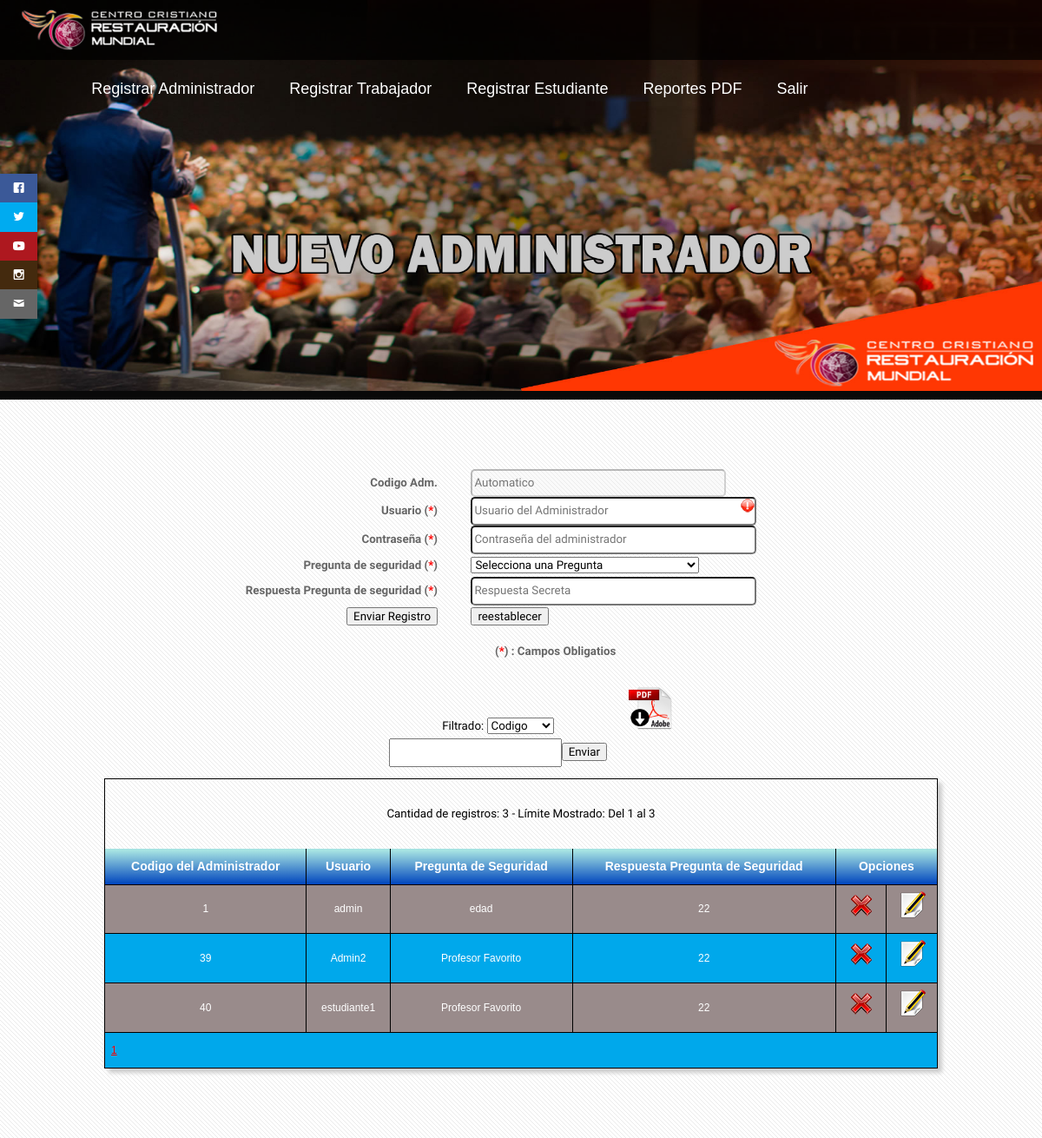
The page /new_admin.php (signed in) on the database its author committed.
### tables this page shows
CREATE TABLE `usuarios` (
  `cod_usu` int(10) NOT NULL,
  `nom_usu` varchar(50) NOT NULL,
  `cont_usu` varchar(50) NOT NULL,
  `niv_usu` int(11) NOT NULL,
  `ps_usu` varchar(100) NOT NULL,
  `rps_usu` varchar(50) NOT NULL
);

### formulario_admin.php (called while the page is built, shortened)
<?php
$where="";
?>

### new_admin.php (the view, shortened to what this page needs)
<?php
include ("formulario_admin.php");
?>
<!doctype html>
<html>
<head>
    <link rel="stylesheet" href="css/fonts.css" />
	</head>
<body>
<div class="social">
    <ul>
      <li><a href="https://www.facebook.com/restauramundial" target="_blank" class="icon-facebook"></a></li>
      <li><a href="http://www.twitter.com/" target="_blank" class="icon-twitter"></a></li>
      <li><a href="http://www.youtube.com/" target="_blank" class="icon-youtube"></a></li>
      <li><a href="http://www.instagram.com/" target="_blank" class="icon-instagram"></a></li>
      <li><a href="mailto:restauracionmundial@gmail.com" class="icon-mail"></a></li>
    </ul>
  </div>
    <header2>
    <div class="logo">
          <img src="images/logo.png" width="230" height="50">
        </div>
  <nav>
    <ul>
      <li><a href="new_admin.php">Registrar Administrador</a></li>
      <li><a href="new_trabajador.php">Registrar Trabajador</a></li>
      <li><a href="new_estudiante.php">Registrar Estudiante</a></li>
      <li><a href="reporte/pdf.php">Reportes PDF</a></li>
      <li><a href="cierre.php">Salir</a></li>
    </ul>
  </nav>
    </header2>
    <div><img src="images/header/new_admin.jpg" width="100%" height="450"></div>
<div id="main">
			<div class="container">
				<div class="row">
						<div id="content" class="12u skel-cell-important">
                            <div class="Formularios" >
<form action="?m=1" method="post" name="form1" id="form1">
 <table width="80%" border="1" align="center" cellpadding="5" cellspacing="5">
   <tr>
    <td align="right"><b>Codigo Adm.<b></td>
    <td>&nbsp;</td>
    <td width="45%"><input disabled style="width:85%; border-radius:5px" pattern="[0-9]+" type="text" name="cod_usu" id="cod_usu" placeholder="Automatico" <?php if(isset($edita)){
echo 'value="'.$datosEditar['cod_usu'].'"'; echo " disabled ";} ?>>
<?php if(isset($edita)) echo '<input name="codM" type="hidden"
value="'.$datosEditar['cod_usu'].'" />'; ?></td>
  </tr>
  <tr>
    <td align="right"><b>Usuario (<a style="color:red">*</a>)</b></td>
    <td>&nbsp;</td>
    <td><input style="width:95%; border-radius:5px" type="text" required pattern="[a-z A-Z 0-9]+"
name="usuario" id="usuario" placeholder="Usuario del Administrador" <?php
if(isset($edita)) echo 'value="'.$datosEditar['nom_usu'].'"'; ?>></td>
  </tr>
  <tr>
    <td align="right"><b>Contraseña (<a style="color:red">*</a>)</b></td>
    <td>&nbsp;</td>
    <td><input style="width:95%; border-radius:5px" type="password" name="clave" id="clave" placeholder="Contraseña del administrador" <?php
if(isset($edita)) echo 'value="'.$datosEditar['cont_usu'].'"'; ?>></td>
  </tr>
  <tr>
    <td align="right"><b>Pregunta de seguridad (<a style="color:red">*</a>)</b></td>
    <td>&nbsp;</td>
                        <td ><select name="ps" id="ps" id="ps" >
                        <option value="null">Selecciona una Pregunta</option>
                        </select><?php if(isset($edita)) echo'<br><b> ('.$datosEditar['ps_usu'].')</b>'; ?></td>
                        </tr>
  <tr>
    <td align="right"><b>Respuesta Pregunta de seguridad (<a style="color:red">*</a>)</b></td>
    <td>&nbsp;</td>
    <td><input style="width:95%; border-radius:5px" type="password"
name="rps" id="rps" placeholder="Respuesta Secreta" <?php
if(isset($edita)) echo 'value="'.$datosEditar['rps_usu'].'"'; ?>></td>
  </tr>
  <tr>
    <td align="right"><?php if(isset($edita)) $nom_boton="Modificar
Registro"; else $nom_boton="Enviar Registro"; ?><input name="button" type="submit" value="<?php echo $nom_boton ?>"></td>
    <td width="5%">&nbsp;</td>
    <td><input name="res" type="reset" value="reestablecer"></td>
  </tr>
</table>
<a style="margin-left:450px;"><b> (<a style="color:red">*</a>) : Campos Obligatios</b></a>
</form>
</div>
<div class="Consultas" align="center">
<table width="37%" border="1" cellspacing="5" cellpadding="5" align="center">
  <tr>
    <td>&nbsp;</td>
    <td>&nbsp;</td>
    <td>&nbsp;</td>
  </tr>
  <tr>
    <td align="center"><form action="?m=1" method="post" name="form2">
Filtrado:
<select name="campos">
<option value="cod_usu" selected="selected">Codigo</option>
</select><input name="valor" type="text"><input name="Consultar" type="submit" value="Enviar"><td align="center"><a href="reporte/pdf.php"><img src="images/PDF_Descargar.png" width="50" height="50" alt="" /></a></td>
</form></td>
    <td>&nbsp;</td>
  </tr>
</table>
  </div>
         <div class="Tablas" >
<div class="CSSTableGenerator" >
<table>
<?php
if (!isset($_REQUEST['pg'])) $n_pag = 1; else $n_pag=$_REQUEST['pg'];
$cantidad=20;
$inicial = ($n_pag-1) * $cantidad;
$sql = "SELECT * FROM usuarios ".$where;
$consulta = mysqli_query($enlace, $sql) or die ("Error");
$cant_registros =mysqli_num_rows($consulta);
$paginado = intval($cant_registros / $cantidad);
$sql = "SELECT * FROM usuarios ".$where." LIMIT $inicial,$cantidad ";
$consulta = mysqli_query($enlace, $sql) or die ("Error");
$cant_registros2 =mysqli_num_rows($consulta);
echo "</br><center>Cantidad de registros: ".$cant_registros." - Límite Mostrado: Del ".($inicial+1)." al ".($inicial + $cant_registros2)."</center><br>";
$sql="SELECT * FROM usuarios ".$where;
$cons=mysqli_query($enlace, $sql);
echo '<table>
<tr>
<td>Codigo del Administrador</td><td>Usuario</td><td>Pregunta de Seguridad</td><td>Respuesta Pregunta de Seguridad</td><td colspan="2">Opciones</td>
</tr>';
while($datos=mysqli_fetch_assoc($cons)){
$primario= $datos['cod_usu'];
echo "<tr>";
echo "<td><center>".$datos['cod_usu']."</center></td>";
echo "<td><center>".$datos['nom_usu']."</center></td>";
echo "<td><center>".$datos['ps_usu']."</center></td>";
echo "<td><center>".$datos['rps_usu']."</center></td>";
echo "<td><center><a class='tooltip' alt='Eliminar Registro' href='?m=1&eliminar=$primario'><img width='32' height='32' src='images/eliminar.png'></a></center></td>";
echo "<td><center><a class='tooltip' alt='Editar Registro ' href='?m=1&editar=$primario'><img width='32' height='32' src='images/editar.png'></a></center></td>";
echo "</tr>";
}
echo "<tr align='center'><td colspan=6>";
for ($a=0;$a<($paginado+1);$a++){
echo '<a href="?pg='.($a+1).'">'.($a+1).'<a/>&nbsp;';
}
echo "</td></tr>";
?>
                 </table>
            </div>
</div>
						</div>
				</div>
			</div>
		</div>
</body>
</html>

### css/style.css (style rules this page uses)
body { background: #090909; }
body,input,textarea,select { font-family: 'Oxygen', sans-serif; font-size: 13pt; line-height: 2em; }
strong, b { font-weight: bold; color: #666666; }
a { color: #FF0000; }
p, ul, ol, dl, table { margin-bottom: 1em; }
.social { position: fixed; left: 0; top: 200px; z-index: 2000; }
.social ul { list-style: none; }
.social ul li a { display: inline-block; color:#fff; background: #000; padding: 10px 15px; text-decoration: none; -webkit-transition:all 500ms ease; -o-transition:all 500ms ease; transition:all 500ms ease; }
.social ul li .icon-facebook { background:#3b5998; }
.social ul li .icon-twitter { background: #00abf0; }
.social ul li .icon-youtube { background: #ae181f; }
.social ul li .icon-instagram { background: #442A0E; }
.social ul li .icon-mail { background: #666666; }
.CSSTableGenerator { margin:0px; padding:0px; width:100%; box-shadow: 5px 5px 5px 0px #CCCCCC; border:1px solid #000000; -moz-border-radius-bottomleft:0px; -webkit-border-bottom-left-radius:0px; border-bottom-left-radius:0px; -moz-border-radius-bottomright:0px; -webkit-border-bottom-right-radius:0px; border-bottom-right-radius:0px; -moz-border-radius-topright:0px; -webkit-border-top-right-radius:0px; border-top-right-radius:0px; -moz-border-radius-topleft:0px; -webkit-border-top-left-radius:0px; border-top-left-radius:0px; }
.CSSTableGenerator table { width:100%; height:100%; margin:0px;padding:0px; }
.CSSTableGenerator tr:last-child td:last-child { -moz-border-radius-bottomright:0px; -webkit-border-bottom-right-radius:0px; border-bottom-right-radius:0px; }
.CSSTableGenerator table tr:first-child td:first-child { -moz-border-radius-topleft:0px; -webkit-border-top-left-radius:0px; border-top-left-radius:0px; }
.CSSTableGenerator table tr:first-child td:last-child { -moz-border-radius-topright:0px; -webkit-border-top-right-radius:0px; border-top-right-radius:0px; }
.CSSTableGenerator tr:last-child td:first-child { -moz-border-radius-bottomleft:0px; -webkit-border-bottom-left-radius:0px; border-bottom-left-radius:0px; }
.CSSTableGenerator tr:nth-child(odd) { background-color:#00A8EB; }
.CSSTableGenerator tr:nth-child(even) { background-color:#998B8B; }
.CSSTableGenerator td { vertical-align:middle; border:1px solid #000000; border-width:0px 1px 1px 0px; text-align:left; padding:7px; font-size:12px; font-family:Arial; font-weight:normal; color: #FFFFFF; }
.CSSTableGenerator tr:last-child td { border-width:0px 1px 0px 0px; }
.CSSTableGenerator tr td:last-child { border-width:0px 0px 1px 0px; }
.CSSTableGenerator tr:last-child td:last-child { border-width:0px 0px 0px 0px; }
.CSSTableGenerator tr:first-child td { background:-o-linear-gradient(bottom, #A6E3E2 5%, #0045BD 100%); background:-webkit-gradient( linear, left top, left bottom, color-stop(0.05, #A6E3E2), color-stop(1, #0045BD) ); background:-moz-linear-gradient( center top, #A6E3E2 5%, #0045BD 100% ); filter:progid:DXImageTransform.Microsoft.gradient(startColorstr="#A6E3E2", endColorstr="#0045BD"); background: -o-linear-gradient(top,#A6E3E2,#0045BD); background-color:#A6E3E2; border:0px solid #000000; text-align:center; border-width:0px 0px 1px 1px; font-size:14px; font-family:Arial; font-weight:bold; color: #FFFFFF; }
.CSSTableGenerator tr:first-child td:first-child { border-width:0px 0px 1px 0px; }
.CSSTableGenerator tr:first-child td:last-child { border-width:0px 0px 1px 1px; }
input:required:invalid, input:focus:invalid { background-image: url(images/invalido.png); background-position: right top; background-repeat: no-repeat; }
header2 { background: rgba(0,0,0,0.7); width: 100%; position: fixed; z-index: 100; height:69px; }
nav { margin-left:7.1%; float: left; }
nav ul { list-style: none; overflow: hidden; }
nav ul li { float: left; font-family:"Trebuchet MS", Arial, Helvetica, sans-serif; font-size: 18px; }
nav ul li a { display: block; padding: 20px; color: #fff; text-decoration: none; }
.logo { margin-top:0.75%; margin-left:2%; float:left; }
#main { position: relative; background: #fff url(images/overlay.png) repeat; }

### css/style-desktop.css (style rules this page uses)
body,input,textarea,select { font-size: 11pt; }
#main { padding: 6em 0em; }

### css/style-1000px.css (style rules this page uses)
body,input,textarea,select { font-size: 10pt; }

### rows shown on the page
usuarios: cod_usu "1", nom_usu "admin", ps_usu "edad", rps_usu "22"
usuarios: cod_usu "39", nom_usu "Admin2", ps_usu "Profesor Favorito", rps_usu "22"
usuarios: cod_usu "40", nom_usu "estudiante1", ps_usu "Profesor Favorito", rps_usu "22"

### other values the page prints
$cant_registros "3"
$inicial+1 "1"
$inicial + $cant_registros2 "3"
